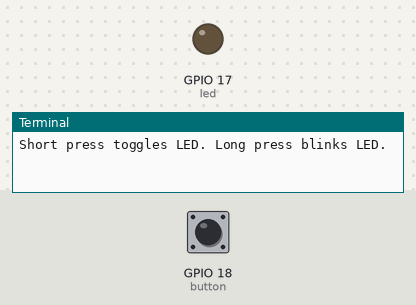
Bench run of a program on a simulated Raspberry Pi (BCM pin numbers). Shown: output pins drawn as LEDs (lit = HIGH), the last lines printed to the terminal. Dashed ring = blinking. The test bench sets the inputs (shaded band); at power-on: GPIO 18 (button) HIGH. The clock reads 2024-03-15 10:24:30 at power-on unless the program sets it.

Above: at 1.2 s.
1.3 s: GPIO 18 (button) pulled LOW for 1 s
At 2.4 s:
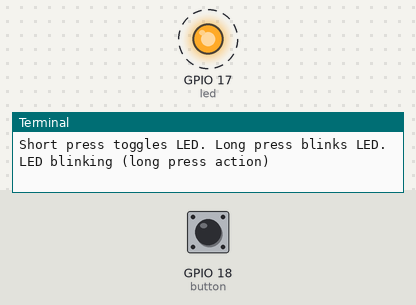
5.0 s: GPIO 18 (button) pulled LOW for 0.15 s
At 5.6 s:
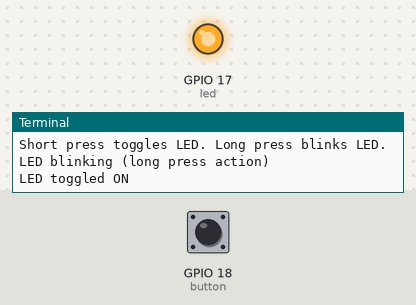
6.6 s: GPIO 18 (button) pulled LOW for 3.2 s
At 12.3 s:
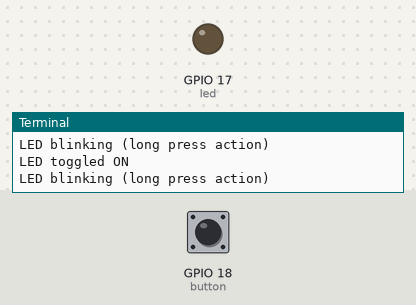
12.5 s: GPIO 18 (button) pulsed LOW 5 times (0.12 s each, 0.3 s apart)
At 13.07 s:
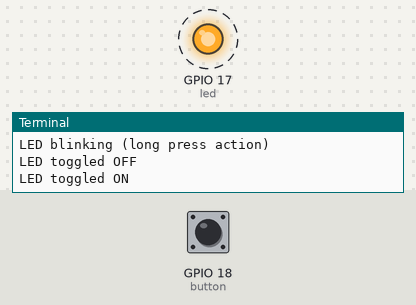
Timing chart, 0 to 15.5 s (numbered marks = the images above; inputs shaded):
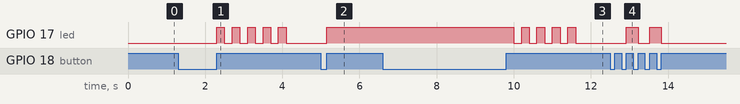

The program:

toggle_buttons_action.py
```python
import time
from gpiozero import Button, LED
from signal import pause

# Setup
button = Button(18)
led = LED(17)
toggle_state = False
press_start = None

# Short press: Toggle LED
def on_press():
    global press_start
    press_start = time.time()

def on_release():
    global press_start, toggle_state
    press_duration = time.time() - press_start

    if press_duration < 1:  # Short press (less than 1 second)
        toggle_state = not toggle_state
        if toggle_state:
            led.on()
            print("LED toggled ON")
        else:
            led.off()
            print("LED toggled OFF")
    elif press_duration >= 1:  # Long press (1 second or more)
        led.blink(on_time=0.2, off_time=0.2, n=5)
        print("LED blinking (long press action)")

# Assign callbacks
button.when_pressed = on_press
button.when_released = on_release

# Keep the script running
print("Short press toggles LED. Long press blinks LED.")
pause()
```

Measured:
- after the input at 1.3 s, GPIO 17 (led): alternates HIGH for 0.20 s and LOW for 0.20 s, 10 changes in all, then stays LOW, starting after 1.0 s
- after the input at 5.0 s, GPIO 17 (led): LOW → HIGH after 0.15 s
- after the input at 6.6 s, GPIO 17 (led): alternates HIGH for 0.20 s and LOW for 0.20 s, 9 changes in all, then stays LOW, starting after 3.4 s
- after the input at 12.5 s, GPIO 17 (led): alternates HIGH for 0.30 s and LOW for 0.30 s, 4 changes in all, then stays LOW, starting after 0.42 s
